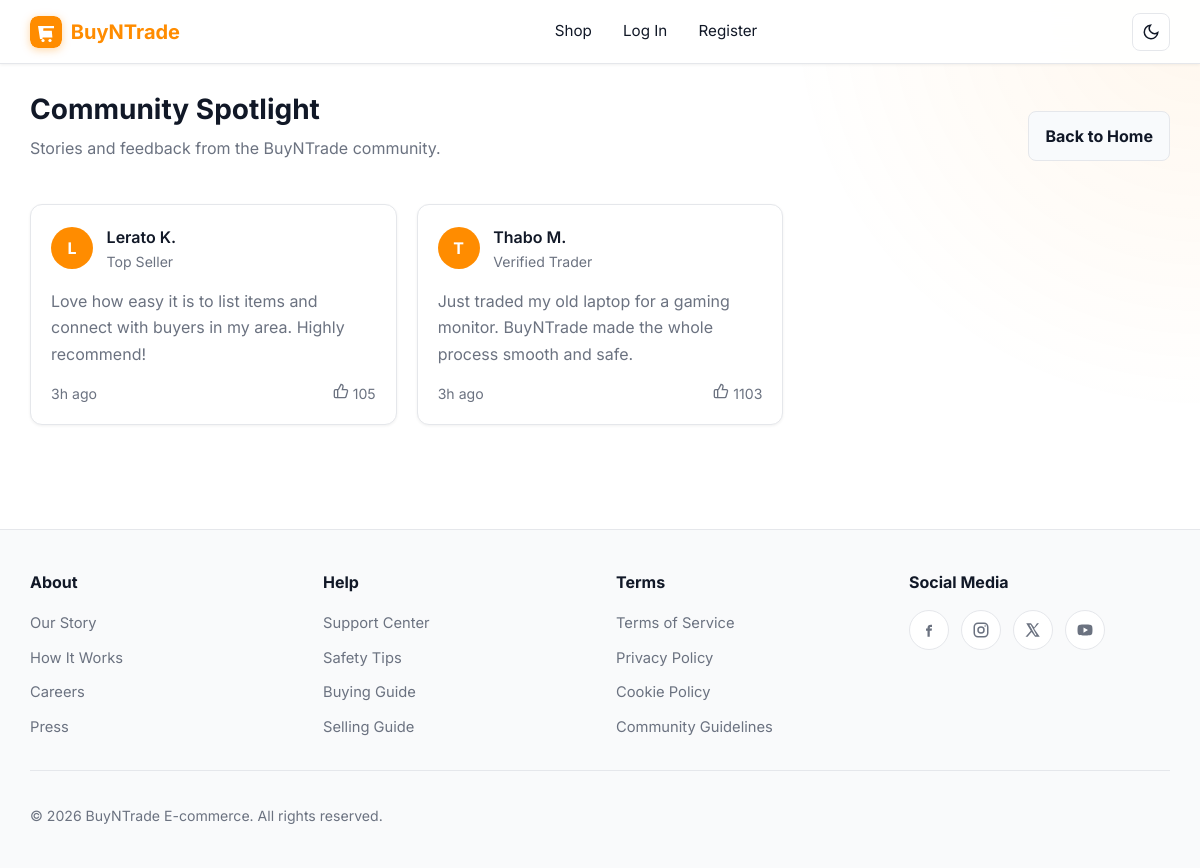
The app's page /community with its own data.
### buyntrade/models.py (models this page shows, shortened)
class CommunityPost(models.Model):
    author_name = models.CharField(max_length=64)
    role = models.CharField(max_length=64)
    text = models.TextField()
    likes = models.PositiveIntegerField(default=0)
    is_published = models.BooleanField(default=True)
    is_featured = models.BooleanField(default=False)
    created_at = models.DateTimeField(auto_now_add=True)
    author = models.ForeignKey(
        User,
        on_delete=models.SET_NULL,
        null=True,
        blank=True,
        related_name="community_posts",
    )
    class Meta:
        ordering = ["-created_at"]
    @property
    def initial(self):
        return self.author_name[0].upper() if self.author_name else "?"
    def time_label(self):
        from django.utils import timezone
        elapsed = timezone.now() - self.created_at
        hours = int(elapsed.total_seconds() // 3600)
        if hours < 1:
            return "Just now"
        if hours < 24:
            return f"{hours}h ago"
        days = hours // 24
        if days == 1:
            return "1d ago"
        return f"{days}d ago"

### buyntrade/views.py (the view)
# urls.py: path("community", views.community_view, name="community"),
def community_view(request):
    posts = CommunityPost.objects.filter(is_published=True)
    return render(request, "buyntrade/community.html", {
        "community_posts": posts,
    })

### buyntrade/context_processors.py (called while the page is built)
def site_branding(request):
    return {
        "site_name": "BuyNTrade E-Commerce",
    }

### buyntrade/templates/buyntrade/community.html (shortened to what this page needs)
{% extends "buyntrade/layout.html" %}
{% block body %}
<section class="section">
  <div class="section-header">
    <div>
      <h1 class="page-heading">Community Spotlight</h1>
      <p class="page-lead">Stories and feedback from the BuyNTrade community.</p>
    </div>
    <a class="btn btn-secondary" href="{% url 'index' %}">Back to Home</a>
  </div>
  {% if community_posts %}
    <div class="spotlight-grid community-page-grid">
      {% for post in community_posts %}
        {% include "buyntrade/_community_post_card.html" %}
      {% endfor %}
    </div>
  {% else %}
    <div class="empty-state">No community posts yet.</div>
  {% endif %}
</section>
{% endblock %}

### buyntrade/templates/buyntrade/_community_post_card.html
<article class="spotlight-card">
  <div class="spotlight-user">
    <span class="spotlight-avatar" aria-hidden="true">{{ post.initial }}</span>
    <div>
      <p class="spotlight-name">{{ post.author_name }}</p>
      <p class="spotlight-role">{{ post.role }}</p>
    </div>
  </div>
  <p class="spotlight-text">{{ post.text }}</p>
  <div class="spotlight-meta">
    <span>{{ post.time_label }}</span>
    {% if user.is_authenticated %}
      <form method="POST" action="{% url 'like_community_post' post.id %}" class="spotlight-like-form">
        {% csrf_token %}
        <input type="hidden" name="next" value="{{ request.path }}">
        <button type="submit" class="spotlight-like-btn">
          <svg viewBox="0 0 24 24" width="16" height="16" fill="none" stroke="currentColor" stroke-width="2">
            <path d="M7 10v12"></path>
            <path d="M15 5.88 14 10h5.83a2 2 0 0 1 1.92 2.56l-2.33 8A2 2 0 0 1 17.5 22H4a2 2 0 0 1-2-2v-8a2 2 0 0 1 2-2h2.76a2 2 0 0 0 1.79-1.11L12 2a3.13 3.13 0 0 1 3 3.88Z"></path>
          </svg>
          {{ post.likes }}
        </button>
      </form>
    {% else %}
      <span class="spotlight-likes">
        <svg viewBox="0 0 24 24" width="16" height="16" fill="none" stroke="currentColor" stroke-width="2">
          <path d="M7 10v12"></path>
          <path d="M15 5.88 14 10h5.83a2 2 0 0 1 1.92 2.56l-2.33 8A2 2 0 0 1 17.5 22H4a2 2 0 0 1-2-2v-8a2 2 0 0 1 2-2h2.76a2 2 0 0 0 1.79-1.11L12 2a3.13 3.13 0 0 1 3 3.88Z"></path>
        </svg>
        {{ post.likes }}
      </span>
    {% endif %}
  </div>
</article>

### buyntrade/static/buyntrade/styles.css (style rules this page uses)
:root { --orange: #ff8c00; --orange-hover: #e67e00; --orange-soft: rgba(255, 140, 0, 0.12); --radius-sm: 8px; --radius-md: 12px; --radius-lg: 16px; --radius-pill: 999px; --nav-height: 64px; --transition: 0.2s ease; --shadow-sm: 0 1px 3px rgba(0, 0, 0, 0.06); --shadow-md: 0 8px 24px rgba(0, 0, 0, 0.08); --shadow-lg: 0 16px 40px rgba(0, 0, 0, 0.1); }
[data-theme="light"] { --bg: #ffffff; --bg-soft: #f8fafc; --bg-product: #fff9e6; --bg-card: #ffffff; --bg-elevated: #ffffff; --border: #e5e7eb; --text: #111827; --text-muted: #6b7280; --nav-bg: rgba(255, 255, 255, 0.92); --shadow: 0 4px 20px rgba(0, 0, 0, 0.06); --input-bg: #ffffff; --footer-bg: #f9fafb; --accent: var(--orange); --surface: #ffffff; --hero-gradient: linear-gradient(135deg, rgba(255, 140, 0, 0.14) 0%, rgba(255, 140, 0, 0.03) 55%, transparent 100%); }
*, *::before, *::after { box-sizing: border-box; }
html { scroll-behavior: smooth; }
body { margin: 0; min-height: 100vh; font-family: "Inter", Arial, Helvetica, sans-serif; background: var(--bg); color: var(--text); line-height: 1.5; transition: background var(--transition), color var(--transition); }
a { color: inherit; text-decoration: none; }
.btn { display: inline-flex; align-items: center; justify-content: center; padding: 0.75rem 1rem; border: none; border-radius: var(--radius-sm); font-weight: 700; cursor: pointer; transition: background var(--transition), transform var(--transition), box-shadow var(--transition); }
.btn-secondary { background: var(--bg-soft); color: var(--text); border: 1px solid var(--border); transition: background var(--transition), border-color var(--transition), color var(--transition); }
.page-heading { margin: 0 0 0.35rem; font-size: 1.75rem; font-weight: 700; }
.page-lead { margin: 0 0 1.5rem; color: var(--text-muted); }
.section { margin-bottom: 2rem; }
.section-header { display: flex; align-items: center; justify-content: space-between; gap: 1rem; margin-bottom: 1.25rem; }
.spotlight-grid { display: grid; grid-template-columns: repeat(2, minmax(0, 1fr)); gap: 1.25rem; }
.spotlight-card { padding: 1.25rem; border-radius: var(--radius-md); background: var(--bg-card); border: 1px solid var(--border); display: flex; flex-direction: column; gap: 1rem; box-shadow: var(--shadow-sm); transition: transform var(--transition), box-shadow var(--transition), border-color var(--transition); }
.spotlight-user { display: flex; align-items: center; gap: 0.85rem; }
.spotlight-avatar { width: 42px; height: 42px; border-radius: 50%; display: grid; place-items: center; font-weight: 700; color: #fff; background: var(--orange); }
.spotlight-name { margin: 0; font-weight: 600; }
.spotlight-role { margin: 0.15rem 0 0; color: var(--text-muted); font-size: 0.88rem; }
.spotlight-text { margin: 0; color: var(--text-muted); line-height: 1.65; }
.spotlight-meta { display: flex; align-items: center; justify-content: space-between; color: var(--text-muted); font-size: 0.88rem; }
.community-page-grid { grid-template-columns: repeat(auto-fill, minmax(280px, 1fr)); }

### records on screen
CommunityPost: initial "L", author_name "Lerato K.", role "Top Seller", text "Love how easy it is to list items and connect with buyers in my area. Highly recommend!", time_label "3h ago", likes "105"
CommunityPost: initial "T", author_name "Thabo M.", role "Verified Trader", text "Just traded my old laptop for a gaming monitor. BuyNTrade made the whole process smooth and safe.", time_label "3h ago", likes "1103"
